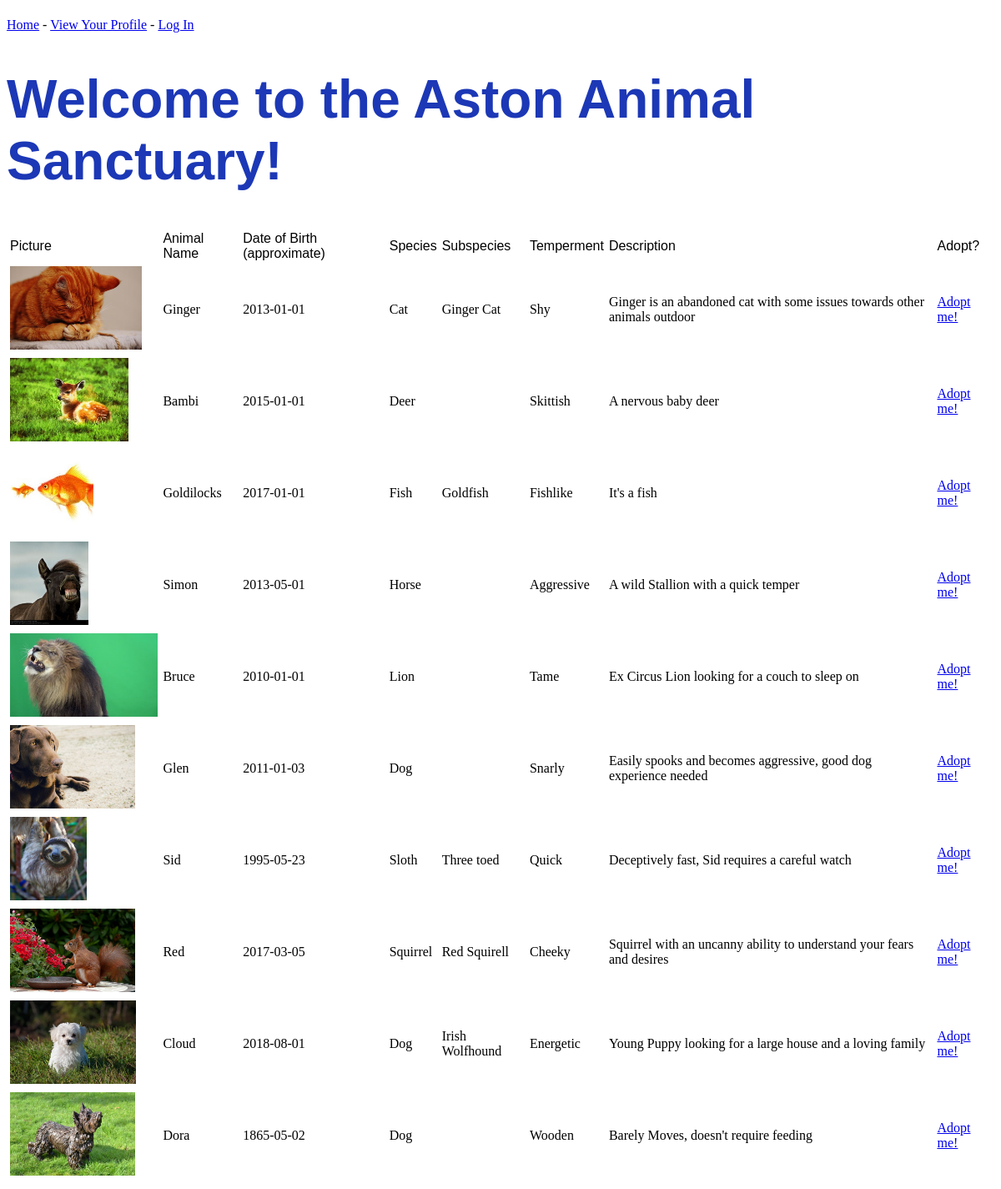
The page / on the database its author committed.
### tables this page shows
CREATE TABLE `pets` (
  `petID` int(10) NOT NULL,
  `name` varchar(50) NOT NULL,
  `dob` date DEFAULT NULL,
  `dateRescued` datetime DEFAULT CURRENT_TIMESTAMP,
  `species` varchar(20) DEFAULT NULL,
  `subspecies` varchar(50) DEFAULT NULL,
  `temperment` varchar(50) DEFAULT NULL,
  `description` varchar(1500) DEFAULT NULL,
  `availability` tinyint(1) DEFAULT '0',
  `picture` varchar(500) DEFAULT NULL
);

### index.php (the view, shortened to what this page needs)
<?php
require 'connect.php';
include 'header.php';
$query = "SELECT petID, name, dob, picture, dob, species, subspecies, temperment, description from pets where availability=0";
?>
<!DOCTYPE html>
<html>
        <head>
            <link rel = 'stylesheet' type = 'text/css' href = '/style.css'>
        </head>
<body>
<h1 class = 'heading'>Welcome to the Aston Animal Sanctuary!</h1>
<?php
echo '<table border="0" cellspacing="2" cellpadding="2">
<tr>
    <td> <font face="Arial">Picture</font> </td>
    <td> <font face="Arial">Animal Name</font> </td>
    <td> <font face="Arial">Date of Birth (approximate)</font> </td>
    <td> <font face="Arial">Species</font> </td>
    <td> <font face="Arial">Subspecies</font> </td>
    <td> <font face="Arial">Temperment</font> </td>
    <td> <font face="Arial">Description</font> </td>
    <td> <font face="Arial">Adopt?</font> </td>
</tr>';
if ($result = $mysqli->query($query)) {
while ($row = $result->fetch_assoc()) {
  $field1name = "<img src='".$row["picture"]."' style=height:100px />";
  $field2name = $row["name"];
  $field3name = $row["dob"];
  $field4name = $row["species"];
  $field5name = $row["subspecies"];
  $field6name = $row["temperment"];
  $field7name = $row["description"];
  echo "<tr>
            <td>".$field1name."</td>
            <td>".$field2name."</td>
            <td>".$field3name."</td>
            <td>".$field4name."</td>
            <td>".$field5name."</td>
            <td>".$field6name."</td>
            <td>".$field7name."</td>
            <td><a href='adopt.php?id=".$row['petID']."'>Adopt me!</a></td>
        </tr>";
}
}
?>
</body>
</html>

### header.php (shortened to what this page needs)
<?php
if(!isset($_SESSION["loggedin"]) || $_SESSION["loggedin"] !== true){
    $loginout = 'Log In';
    $logref = 'login.php';
    } else{
    $loginout = 'Log Out';
    $logref = 'logout.php';
}
?>
<!DOCTYPE html>
<head>
    <link rel='stylesheet' href='style.css' type='text/css'>
</head>
<body>
    <div id='wrapper'>
    <div id='menu'>
        <a class='item' href='index.php'>Home</a> -
        <a class='item' href='profile.php'>View Your Profile</a> -
        <a class='item' href=<?php echo $logref ?>><?php echo $loginout ?></a>
    </div>
        <div id='content'>

### style.css (style rules this page uses)
.heading { font-size: 64px; color: rgb(28, 56, 182); font-family: Verdana, Geneva, Tahoma, sans-serif; }
body { font-family: calibri; }

### rows shown on the page
pets: picture (picture), name "Ginger", dob "2013-01-01", species "Cat", subspecies "Ginger Cat", temperment "Shy", description "Ginger is an abandoned cat with some issues towards other animals outdoor"
pets: picture (picture), name "Bambi", dob "2015-01-01", species "Deer", temperment "Skittish", description "A nervous baby deer"
pets: picture (picture), name "Goldilocks", dob "2017-01-01", species "Fish", subspecies "Goldfish", temperment "Fishlike", description "It's a fish"
pets: picture (picture), name "Simon", dob "2013-05-01", species "Horse", temperment "Aggressive", description "A wild Stallion with a quick temper"
pets: picture (picture), name "Bruce", dob "2010-01-01", species "Lion", temperment "Tame", description "Ex Circus Lion looking for a couch to sleep on"
pets: picture (picture), name "Glen", dob "2011-01-03", species "Dog", temperment "Snarly", description "Easily spooks and becomes aggressive, good dog experience needed"
pets: picture (picture), name "Sid", dob "1995-05-23", species "Sloth", subspecies "Three toed", temperment "Quick", description "Deceptively fast, Sid requires a careful watch"
pets: picture (picture), name "Red", dob "2017-03-05", species "Squirrel", subspecies "Red Squirell", temperment "Cheeky", description "Squirrel with an uncanny ability to understand your fears and desires"
pets: picture (picture), name "Cloud", dob "2018-08-01", species "Dog", subspecies "Irish Wolfhound", temperment "Energetic", description "Young Puppy looking for a large house and a loving family"
pets: picture (picture), name "Dora", dob "1865-05-02", species "Dog", temperment "Wooden", description "Barely Moves, doesn't require feeding"

### other values the page prints
$loginout "Log In"
